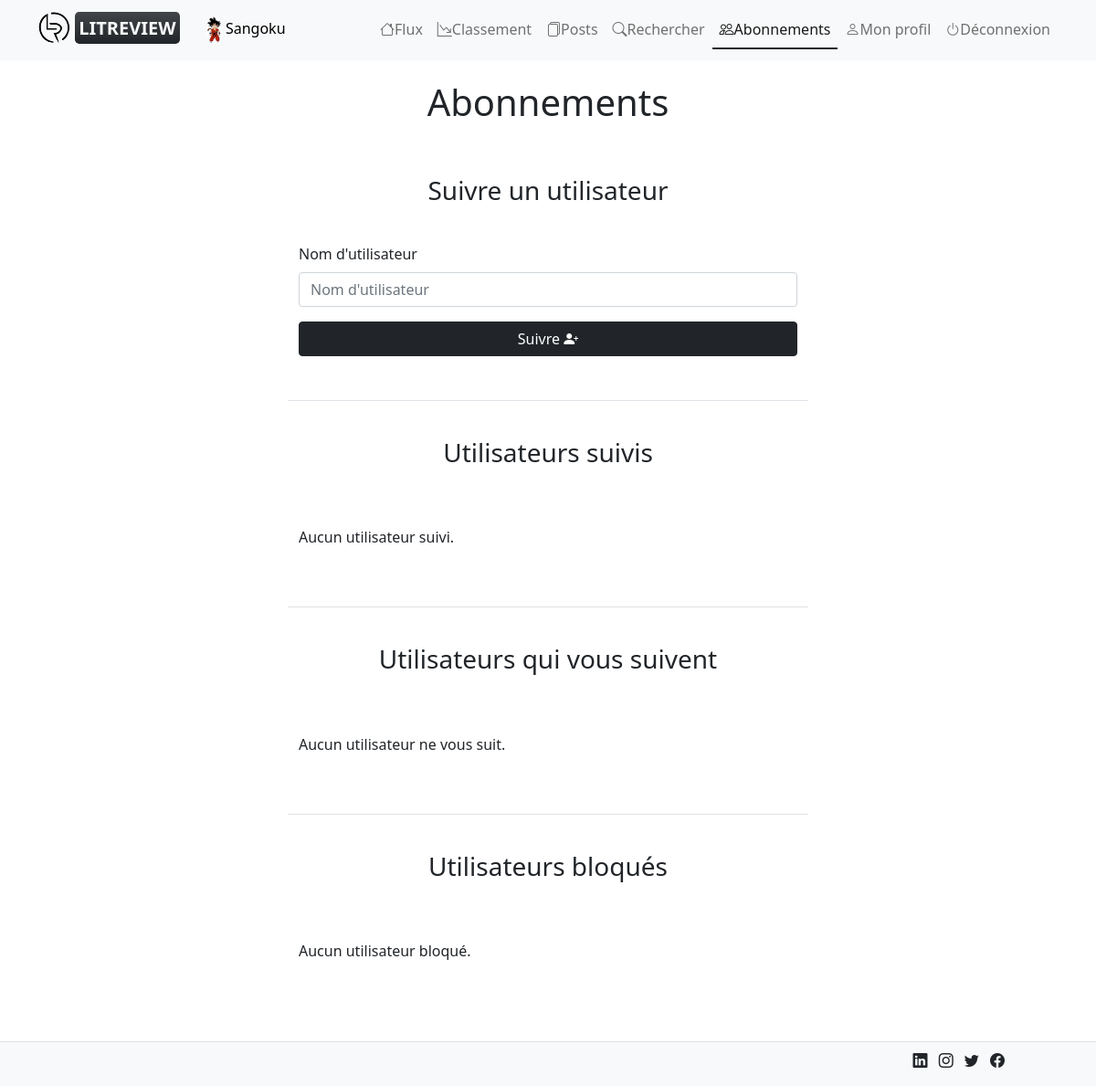
Screenshot of /relations/ (signed in) with the database file from the repository.
### authentication/models.py (models this page shows, shortened)
class User(AbstractUser):
    WIDTH = 200
    image = models.ImageField(verbose_name="Photo de profil", blank=True, null=True)
    def __str__(self):
        return f"{str(self.username).capitalize()}"

### review/views.py (the view, shortened to what this page needs)
# urls.py: path("relations/", relation, name="relation"),
@login_required
def relation(request):
    relation = Relation()
    form = RelationForm()
    followed_users = Relation.objects.filter(user_1=request.user, type="follows")
    followers = Relation.objects.filter(user_2=request.user, type="follows")
    blocked_users = Relation.objects.filter(user_1=request.user, type="blocks")
    return render(
        request,
        "review/relation.html",
        {
            "form": form,
            "followed_users": followed_users,
            "followers": followers,
            "blocked_users": blocked_users,
        },
    )

### review/forms.py
class RelationForm(forms.Form):
    followed_user = forms.CharField(
        max_length=128,
        label="Nom d'utilisateur",
    )

### review/templates/review/relation.html (shortened to what this page needs)
{% extends 'base.html' %}
{% block content %}
	{% load django_bootstrap5 %}
	<h1 class="text-center my-3">Abonnements</h1>
	<div class="col-12 offset-lg-3 col-lg-6">
		<div class="row py-4 mb-4">
			<h3 class="text-center my-3">Suivre un utilisateur</h3>
			<form method="post" class="pt-4">
					{% bootstrap_form form %}
					<button type="submit" class="btn btn-dark w-100">
						Suivre <i class="bi bi-person-plus-fill"></i>
					</button>
			</form>
		</div>
		<div class="row py-4 mb-4 border-top">
			<h3 class="text-center my-3">Utilisateurs suivis</h3>
			{% for followed_user in followed_users %}
				<p class="pt-5">
					<a href="{% url 'relation_delete' followed_user.id %}"
					role="button" class="btn btn-dark" title="Ne plus suivre">
						<i class="bi bi-person-x-fill"></i>
					</a>
					{{followed_user.user_2.username|capfirst}}
				</p>
			{% empty %}
				<p class="pt-5">Aucun utilisateur suivi.</p>
			{% endfor %}
		</div>
		<div class="row py-4 mb-4 border-top">
			<h3 class="text-center my-3">Utilisateurs qui vous suivent</h3>
			{% for follower in followers %}
				<p class="pt-5">
					<a href="{% url 'relation_block' follower.id %}"
					role="button" class="btn btn-dark" title="Bloquer">
						<i class="fa fa-ban"></i>
					</a>
					{{follower.user_1.username|capfirst}}
				</p>
			{% empty %}
				<p class="pt-5">Aucun utilisateur ne vous suit.</p>
			{% endfor %}
		</div>
		<div class="row py-4 mb-4 border-top">
			<h3 class="text-center my-3">Utilisateurs bloqués</h3>
			{% for blocked in blocked_users %}
				<p class="pt-5">
					<a href="{% url 'relation_delete' blocked.id %}"
					role="button" class="btn btn-dark" title="Débloquer">
						<i class="bi bi-unlock-fill"></i>
					</a>
					{{blocked.user_2.username|capfirst}}
				</p>
			{% empty %}
				<p class="pt-5">Aucun utilisateur bloqué.</p>
			{% endfor %}
		</div>
	</div>
{% endblock content %}

### templates/partials/header.html (shortened to what this page needs)
{% load static %}
<nav class="bg-light navbar-light navbar navbar-expand-lg fixed-top">
  <div class="container
  ">
    <a href="{% url 'home' %}" class="navbar-brand text-uppercase fw-bold">
      <img src="{% static 'img/logo.png' %}" alt="logo LITReview" >
      <span class="bg-dark text-light p-1 bg-gradient rounded-3">
        LITReview
      </span>
    </a>
    {% if user.is_authenticated %}
      <span>
          <a href="{% url 'profile' %}" role="button" class="btn btn-light">
              {% if user.image %}
                  <img src="{{user.image.url}}" alt="photo de profile" class="rounded-circle">
              {% else %}
                  <img src="{% static 'img/default_profile.png' %}" alt="photo de profile" class="rounded-circle">
              {% endif %}
              {{user}}
          </a>
      </span>
      <div class="collapse navbar-collapse justify-content-end" id="navbarNav">
        <ul class="navbar-nav">
          <li class="nav-item active">
              <a class="nav-link
              "
              href="{% url 'home' %}">
                <i class="bi bi-house d-none d-xl-inline"></i>Flux
              </a>
          </li>
          <li class="nav-item">
            <a class="nav-link
            "
            href="{% url 'ranking' %}">
              <i class="bi bi-graph-down d-none d-xl-inline"></i>Classement
            </a>
          </li>
          <li class="nav-item">
            <a class="nav-link
            "
              href="{% url 'posts' %}"><i class="bi bi-files d-none d-xl-inline"></i>Posts</a>
          </li>
          <li class="nav-item">
            <a class="nav-link
            "
            href="{% url 'search' %}">
              <i class="bi bi-search d-none d-xl-inline"></i>Rechercher
            </a>
          </li>
          <li class="nav-item">
            <a class="nav-link
            {% if request.path == '/relations/' %}
              active
              border-bottom border-dark border-2
            {% endif %}"
            href="{% url 'relation' %}">
              <i class="bi bi-people d-none d-xl-inline"></i>Abonnements
            </a>
          </li>
          <li class="nav-item">
            <a class="nav-link
            "
            href="{% url 'profile' %}">
              <i class="bi bi-person d-none d-xl-inline"></i>Mon profil
            </a>
          </li>
          <li class="nav-item">
            <a class="nav-link" href="{% url 'logout' %}">
              <i class="bi bi-power d-none d-xl-inline"></i>Déconnexion
            </a>
          </li>
        </ul>
      </div>
    {% endif %}
  </div>
</nav>

### static/css/styles.css (style rules this page uses)
.rounded-circle { height: 30px; }

### rows the page displays
User: image (picture), username "Sangoku"
